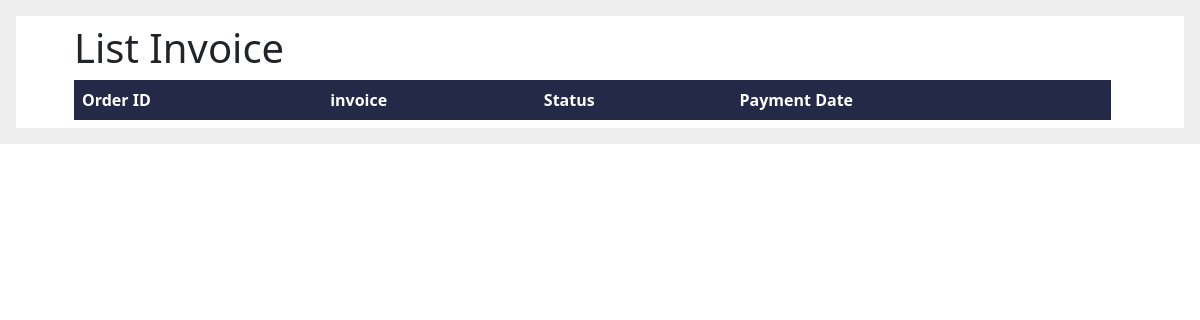
The app's page /myinvoice (signed in), older data.
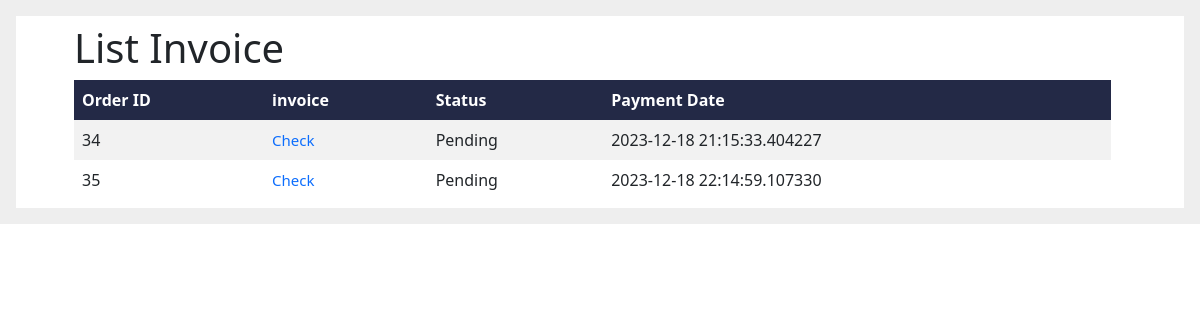
The same page, newer data.
### models/order_detail.py (models this page shows)
class Order_detail(db.Model):
    __tablename__ = 'order_detail'
    id_order = db.Column(db.Integer, primary_key=True)
    total = db.Column(db.Float)
    order_status = db.Column(db.String(100))
    id_payment = db.Column(db.Integer, db.ForeignKey('payment_detail.id_payment', name='fk_oDetail_payment'))
    id_session = db.Column(db.Integer, db.ForeignKey('session.id_session', name='fk_oDetail_session'))
    payment_detail = db.relationship('Payment_detail', back_populates='order_detail')
    session = db.relationship('session', back_populates='Order_detail')

### models/payment_detail.py (models this page shows)
class Payment_detail(db.Model):
    __tablename__ = 'payment_detail'
    id_payment = db.Column(db.Integer, primary_key=True)
    amount = db.Column(db.Integer)
    payment_method = db.Column(db.String(100))
    bank_name = db.Column(db.String(100))
    account_number = db.Column(db.String(100))
    payment_date = db.Column(db.DateTime, default=datetime.utcnow)
    order_detail = db.relationship('Order_detail', back_populates='payment_detail')

### app.py (the view)
@app.route('/myinvoice')
@login_required
def myinvoice():
    user_invoices = db.session.query(Order_detail).join(Order_detail.session).filter(session.id_user == current_user.id_user).all()
    return render_template('myinvoice.html', invoices=user_invoices)

### app.py (called while the page is built)
@login_manager.user_loader
def load_user(user_id):
    return User.query.get(int(user_id))

### templates/MyInvoice.html (shortened to what this page needs)
<!DOCTYPE html>
<html lang="en">
<head>
    <link rel="stylesheet" type="text/css" href="{{ url_for('static', filename='css/crud_admin.css') }}">
    <link href="https://cdn.jsdelivr.net/npm/bootstrap@5.3.2/dist/css/bootstrap.min.css" rel="stylesheet"
>
</head>
<body>
    <div class="d-flex bd-highlight">
        <div class="bd-highlight d-flex p-3 w-100" style="flex: 0 0 100%; background-color: #eeeeee;">
            <div class="d-flex flex-column bd-highlight w-100" style="background-color: white;">
                <div class="p-2 bd-highlight me-3 w-100">
                    <h1>List Invoice</h1>
                    <table>
                        <tr>
                            <th>Order ID</th>
                            <th>invoice</th>
                            <th>Status</th>
                            <th>Payment Date</th>
                        </tr>
                        <tr>
                            {% for invoice in invoices %}
                            <td>{{ invoice.id_order }}</td>
                            <td><a href="{{ url_for('cust_view_invoice', payment_id=invoice.id_payment) }}">Check</a></td>
                            <td>
                                {{ invoice.order_status }}
                            </td>
                            <td>{{ invoice.payment_detail.payment_date }}</td>
                        </tr>
                        {% endfor %}
                    </table>
                </div>
            </div>
        </div>
    </div>
</body>
</html>

Row changes from the older to the newer data that the page shows:
added Order_detail: id_order "34", order_status "Pending", payment_detail.payment_date "2023-12-18 21:15:33.404227"
added Order_detail: id_order "35", order_status "Pending", payment_detail.payment_date "2023-12-18 22:14:59.107330"
